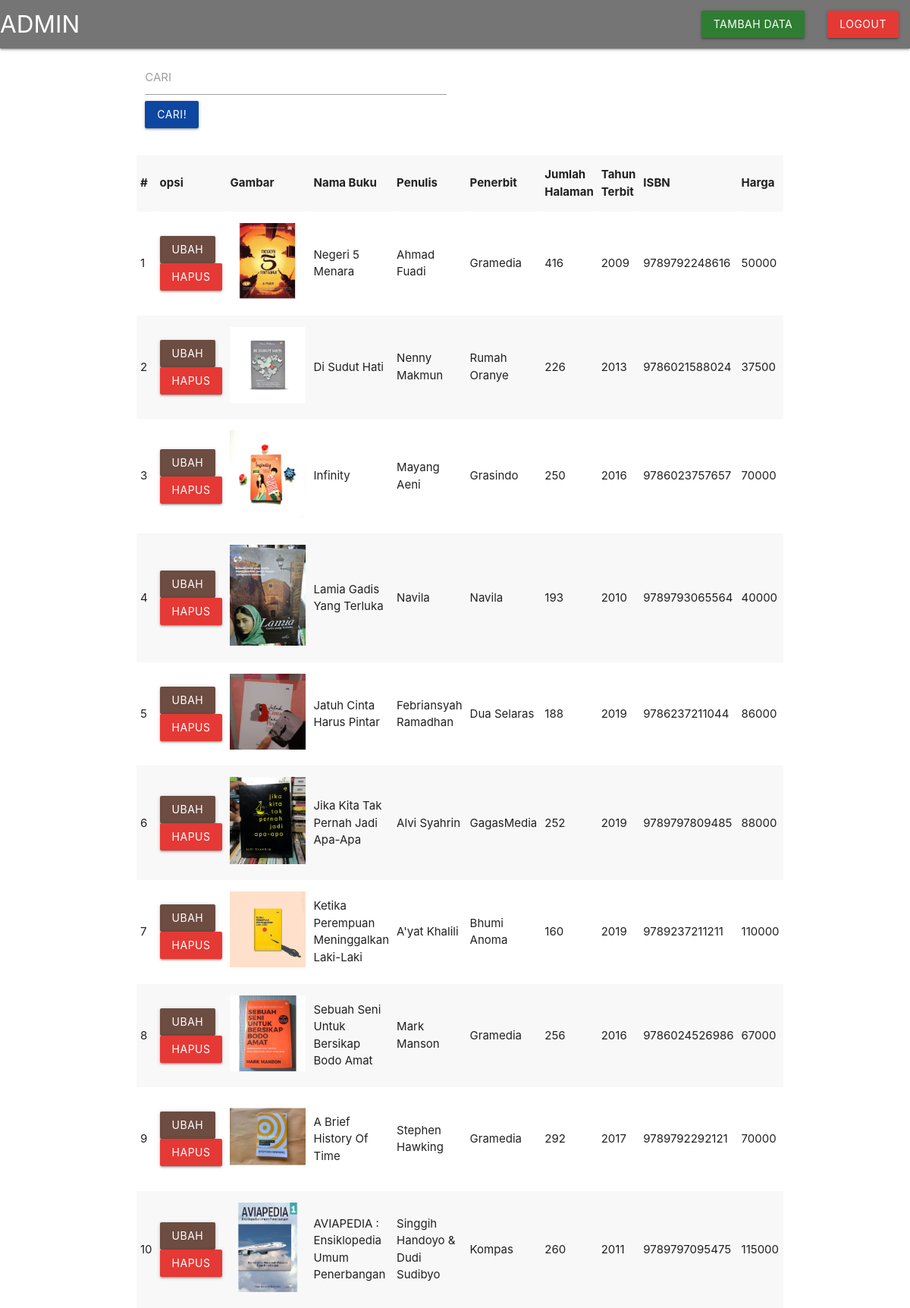
The app's page /latihan7a/php/admin.php with its own data.
### tables this page shows
CREATE TABLE `buku` (
  `id` int(11) NOT NULL,
  `nama_buku` varchar(50) DEFAULT NULL,
  `penulis` varchar(50) DEFAULT NULL,
  `penerbit` varchar(50) DEFAULT NULL,
  `jumlah_halaman` int(11) DEFAULT NULL,
  `tahun_terbit` int(11) DEFAULT NULL,
  `isbn` char(15) DEFAULT NULL,
  `foto` varchar(50) DEFAULT NULL,
  `harga` int(11) DEFAULT NULL
);

### latihan7a/php/functions.php (called while the page is built, shortened)
<?php
function koneksi()
{
    $conn = mysqli_connect("localhost", "root", "") or die("koneksi ke DB gagal");
    mysqli_select_db($conn, "tubes_193040038") or die("Database salah!");
    return $conn;
}
function query($sql)
{
    $conn = koneksi();
    $result = mysqli_query($conn, "$sql");
    $rows = [];
    while ($row = mysqli_fetch_assoc($result)) {
        $rows[] = $row;
    }
    return $rows;
}

### latihan7a/php/admin.php (the view, shortened to what this page needs)
<?php
require 'functions.php';
if (isset($_GET['cari'])) {
  $keyword = $_GET['keyword'];
  $buku = query("SELECT * FROM buku WHERE
          nama_buku LIKE '%$keyword%' OR
          penulis LIKE '%$keyword%' OR
          penerbit LIKE '%$keyword%' OR
          jumlah_halaman LIKE '%$keyword%' OR
          tahun_terbit LIKE '%$keyword%' OR
          isbn LIKE '%$keyword%' OR
          harga LIKE '%$keyword%' ");
} else {
  $buku = query("SELECT * FROM buku");
}
?>
<!DOCTYPE html>
<html lang="en">
<head>
  <link type="text/css" rel="stylesheet" href="../css/materialize.min.css" media="screen,projection" />
</head>
<body>
  <nav>
    <div class="nav-wrapper grey darken-1">
      <a href="#" class="brand-logo">ADMIN</a>
      <ul id="nav-mobile" class="right hide-on-med-and-down">
        <li><a href="tambah.php" class="waves-effect green darken-3 btn">Tambah Data</a></li>
        <li><a href="logout.php" class="waves-effect red darken-1 btn btn">LOGOUT</a></li>
      </ul>
    </div>
  </nav>
  <div class="container">
    <form action="" method="GET">
      <div class="row">
        <div class="input-field col s6">
          <input type="text" id="keyword" name="keyword" class="validate" autofocus>
          <label for="keyword" class="active">CARI</label>
          <button class="waves-effect blue darken-4 btn" type="text" name="cari">Cari!</button>
        </div>
      </div>
    </form>
    <table border="1" cellpadding="13" cellspacing="0" class="striped">
      <tr>
        <th>#</th>
        <th>opsi</th>
        <th>Gambar</th>
        <th>Nama Buku</th>
        <th>Penulis</th>
        <th>Penerbit</th>
        <th>Jumlah Halaman</th>
        <th>Tahun Terbit</th>
        <th>ISBN</th>
        <th>Harga</th>
      </tr>
      <?php if (empty($buku)) : ?>
        <tr>
          <td colspan="7">
            <h1>Data tidak Ditemukan</h1>
          </td>
        </tr>
      <?php else : ?>
        <?php $i = 1; ?>
        <?php foreach ($buku as $book) : ?>
          <tr>
            <td><?= $i; ?></td>
            <td>
              <a class="waves-effect brown darken-1 btn" href="ubah.php?id=<?= $book['id']; ?>">Ubah</a>
              <a class="waves-effect red darken-1 btn" href="hapus.php?id=<?= $book['id']; ?>" onclick="return confirm('Hapus Data?')">Hapus</a>
            </td>
            <td><img src="../assets/img/<?= $book["foto"]; ?>" width="100px"></td>
            <td><?= $book["nama_buku"]; ?></td>
            <td><?= $book["penulis"]; ?></td>
            <td><?= $book["penerbit"]; ?></td>
            <td><?= $book["jumlah_halaman"]; ?></td>
            <td><?= $book["tahun_terbit"]; ?></td>
            <td><?= $book["isbn"]; ?></td>
            <td><?= $book["harga"]; ?></td>
          </tr>
          <?php $i++; ?>
        <?php endforeach; ?>
      <?php endif; ?>
    </table>
  </div>
</body>
</html>

### records on screen
buku: foto (picture), nama_buku "Negeri 5 Menara", penulis "Ahmad Fuadi", penerbit "Gramedia", jumlah_halaman "416", tahun_terbit "2009", isbn "9789792248616", harga "50000"
buku: foto (picture), nama_buku "Di Sudut Hati", penulis "Nenny Makmun", penerbit "Rumah Oranye", jumlah_halaman "226", tahun_terbit "2013", isbn "9786021588024", harga "37500"
buku: foto (picture), nama_buku "Infinity", penulis "Mayang Aeni", penerbit "Grasindo", jumlah_halaman "250", tahun_terbit "2016", isbn "9786023757657", harga "70000"
buku: foto (picture), nama_buku "Lamia Gadis Yang Terluka", penulis "Navila", penerbit "Navila", jumlah_halaman "193", tahun_terbit "2010", isbn "9789793065564", harga "40000"
buku: foto (picture), nama_buku "Jatuh Cinta Harus Pintar", penulis "Febriansyah Ramadhan", penerbit "Dua Selaras", jumlah_halaman "188", tahun_terbit "2019", isbn "9786237211044", harga "86000"
buku: foto (picture), nama_buku "Jika Kita Tak Pernah Jadi Apa-Apa", penulis "Alvi Syahrin", penerbit "GagasMedia", jumlah_halaman "252", tahun_terbit "2019", isbn "9789797809485", harga "88000"
buku: foto (picture), nama_buku "Ketika Perempuan Meninggalkan Laki-Laki", penulis "A'yat Khalili", penerbit "Bhumi Anoma", jumlah_halaman "160", tahun_terbit "2019", isbn "9789237211211", harga "110000"
buku: foto (picture), nama_buku "Sebuah Seni Untuk Bersikap Bodo Amat", penulis "Mark Manson", penerbit "Gramedia", jumlah_halaman "256", tahun_terbit "2016", isbn "9786024526986", harga "67000"
buku: foto (picture), nama_buku "A Brief History Of Time", penulis "Stephen Hawking", penerbit "Gramedia", jumlah_halaman "292", tahun_terbit "2017", isbn "9789792292121", harga "70000"
buku: foto (picture), nama_buku "AVIAPEDIA : Ensiklopedia Umum Penerbangan", penulis "Singgih Handoyo & Dudi Sudibyo", penerbit "Kompas", jumlah_halaman "260", tahun_terbit "2011", isbn "9789797095475", harga "115000"
